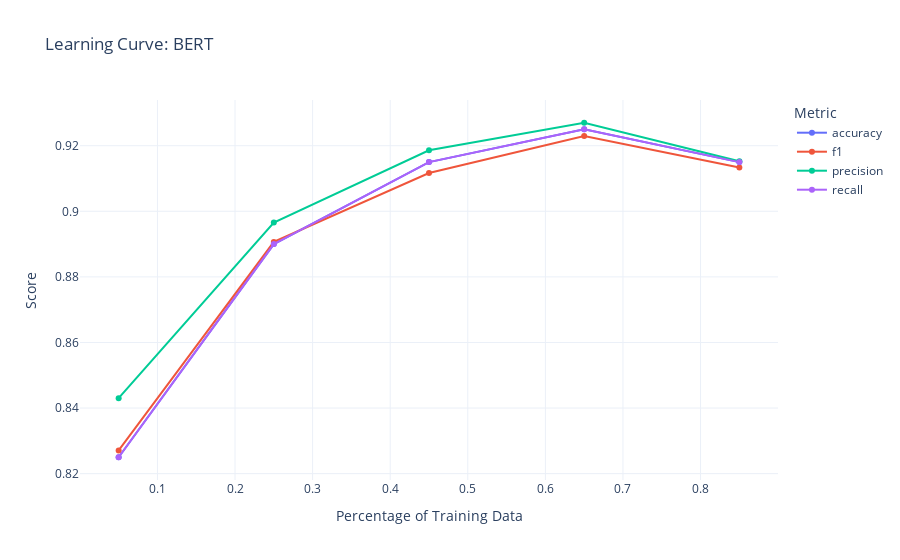

The notebook cell this image was saved under:
### Markdown cell above
BERT (Bidirectional Encoder Representations from Transformers) is a state-of-the-art transformer-based model developed by Google. It is designed to understand the context of words in a sentence by considering both the left and right context simultaneously. BERT is pre-trained on a vast amount of text data and can be fine-tuned for various specific tasks such as text classification, question answering, and more. With the implementation of BERT, the performance has improved at every percentage of training data.

### Code cell
bert_results = pd.read_csv('results/data/bert.csv')
bert_results
fig = go.Figure()
fig = Utils.plot_metrics(bert_results)
fig.update_layout(
    title='Learning Curve: BERT',
    xaxis_title='Percentage of Training Data',
    yaxis_title='Score',
    legend_title='Metric',
    template='plotly_white'
)

fig.show()

### Figure 1 — Plotly figure (JSON) as saved in the notebook; plotly's stock layout.template omitted (floating-point values rounded to 4 significant figures)
{"data": [{"mode": "lines+markers", "name": "accuracy", "type": "scatter", "x": [0.05, 0.25, 0.45, 0.65, 0.85], "y": [0.825, 0.89, 0.915, 0.925, 0.915]}, {"mode": "lines+markers", "name": "f1", "type": "scatter", "x": [0.05, 0.25, 0.45, 0.65, 0.85], "y": [0.8271, 0.8907, 0.9117, 0.923, 0.9134]}, {"mode": "lines+markers", "name": "precision", "type": "scatter", "x": [0.05, 0.25, 0.45, 0.65, 0.85], "y": [0.843, 0.8966, 0.9186, 0.927, 0.9152]}, {"mode": "lines+markers", "name": "recall", "type": "scatter", "x": [0.05, 0.25, 0.45, 0.65, 0.85], "y": [0.825, 0.89, 0.915, 0.925, 0.915]}], "layout": {"legend": {"title": {"text": "Metric"}}, "title": {"text": "Learning Curve: BERT"}, "xaxis": {"title": {"text": "Percentage of Training Data"}}, "yaxis": {"title": {"text": "Score"}}}}
